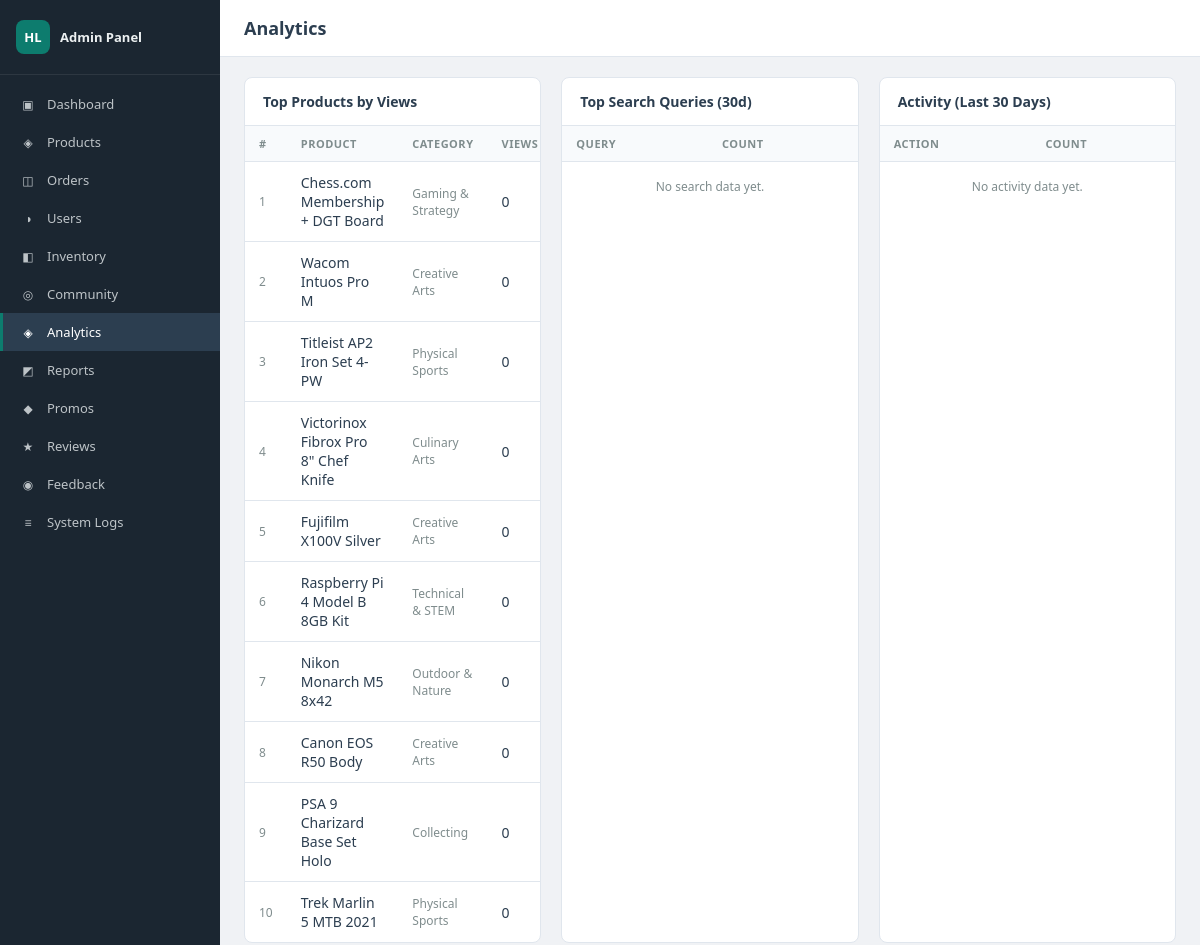
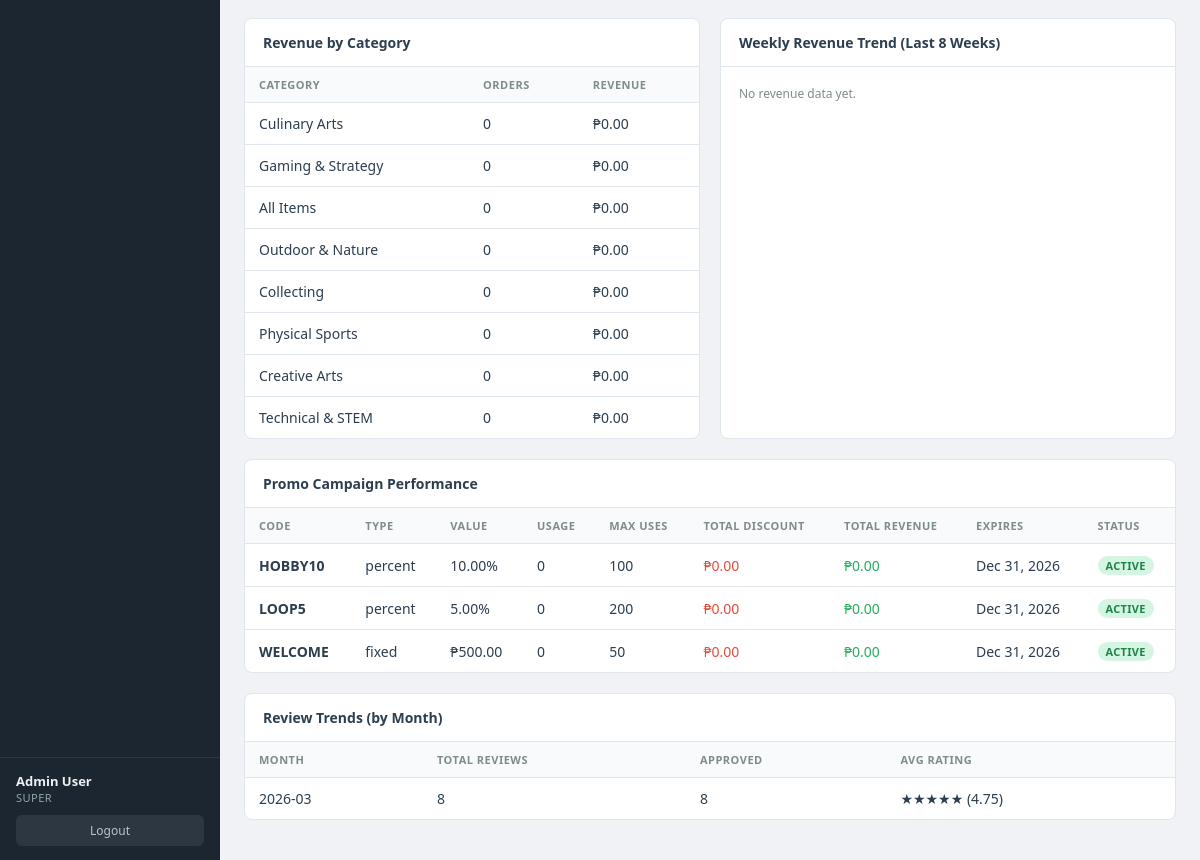
Screenshot of /admin/analytics.php (signed in) with the database file from the repository (2 pictures, top to bottom).
### tables this page shows
CREATE TABLE products (
    id INT AUTO_INCREMENT PRIMARY KEY,
    seller_id INT NOT NULL,
    category_id VARCHAR(20) NOT NULL,
    name VARCHAR(150) NOT NULL,
    description TEXT,
    price DECIMAL(10,2) NOT NULL,
    original_price DECIMAL(10,2),
    sku VARCHAR(50),
    stock_qty INT DEFAULT 1,
    condition_label VARCHAR(30) NOT NULL,
    brand VARCHAR(100),
    badge ENUM('hot','top','new') DEFAULT NULL,
    bg_gradient VARCHAR(100),
    image_url VARCHAR(500),
    rating DECIMAL(2,1) DEFAULT 0,
    review_count INT DEFAULT 0,
    is_active TINYINT(1) DEFAULT 1,
    created_at TIMESTAMP DEFAULT CURRENT_TIMESTAMP,
    updated_at TIMESTAMP DEFAULT CURRENT_TIMESTAMP ON UPDATE CURRENT_TIMESTAMP,
    FOREIGN KEY (seller_id) REFERENCES users(id),
    FOREIGN KEY (category_id) REFERENCES categories(id)
);

CREATE TABLE categories (
    id VARCHAR(20) PRIMARY KEY,
    label VARCHAR(50) NOT NULL,
    sort_order INT DEFAULT 0
);

### admin/analytics.php (the view, shortened to what this page needs)
<?php
$page_title = 'Analytics';
require_once __DIR__ . '/includes/header.php';
$top_views = $pdo->query("
    SELECT p.id, p.name, p.price, c.label AS cat_label,
           COUNT(ua.id) AS view_count
    FROM products p
    LEFT JOIN user_activity ua ON ua.target_id = p.id AND ua.action = 'product_view'
    JOIN categories c ON c.id = p.category_id
    GROUP BY p.id
    ORDER BY view_count DESC
    LIMIT 10
")->fetchAll();
$top_searches = $pdo->query("
    SELECT search_query, COUNT(*) AS cnt
    FROM user_activity
    WHERE action = 'search' AND search_query IS NOT NULL AND search_query != ''
    GROUP BY search_query
    ORDER BY cnt DESC
    LIMIT 15
")->fetchAll();
$cat_revenue = $pdo->query("
    SELECT c.label, COUNT(DISTINCT o.id) AS order_count,
           COALESCE(SUM(oi.price * oi.qty), 0) AS revenue
    FROM categories c
    LEFT JOIN products p ON p.category_id = c.id
    LEFT JOIN order_items oi ON oi.product_id = p.id
    LEFT JOIN orders o ON o.id = oi.order_id AND o.status != 'cancelled'
    GROUP BY c.id
    ORDER BY revenue DESC
")->fetchAll();
$weekly_revenue = $pdo->query("
    SELECT YEARWEEK(created_at, 1) AS yw,
           MIN(DATE(created_at)) AS week_start,
           COUNT(*) AS orders,
           COALESCE(SUM(total), 0) AS revenue
    FROM orders
    WHERE status != 'cancelled' AND created_at >= DATE_SUB(NOW(), INTERVAL 8 WEEK)
    GROUP BY yw
    ORDER BY yw ASC
")->fetchAll();
$promo_perf = $pdo->query("
    SELECT pc.code, pc.discount_type, pc.discount_value,
           pc.max_uses, pc.used_count, pc.expires_at, pc.is_active,
           COUNT(pu.id) AS usage_count,
           COALESCE(SUM(pu.discount_applied), 0) AS total_discount,
           COALESCE(SUM(o.total), 0) AS total_revenue
    FROM promo_codes pc
    LEFT JOIN promo_usage pu ON pu.promo_id = pc.id
    LEFT JOIN orders o ON o.id = pu.order_id AND o.status != 'cancelled'
    GROUP BY pc.id
    ORDER BY usage_count DESC
")->fetchAll();
$review_trends = $pdo->query("
    SELECT DATE_FORMAT(created_at, '%Y-%m') AS month,
           COUNT(*) AS total,
           SUM(CASE WHEN is_approved = 1 THEN 1 ELSE 0 END) AS approved,
           ROUND(AVG(rating), 2) AS avg_rating
    FROM reviews
    GROUP BY month
    ORDER BY month DESC
    LIMIT 6
")->fetchAll();
$activity_summary = $pdo->query("
    SELECT action, COUNT(*) AS cnt
    FROM user_activity
    WHERE created_at >= DATE_SUB(NOW(), INTERVAL 30 DAY)
    GROUP BY action
    ORDER BY cnt DESC
")->fetchAll();
require_once __DIR__ . '/includes/sidebar.php';
?>
<div class="three-col" style="margin-bottom:20px">
    <div class="card mb-0">
        <div class="card-header">Top Products by Views</div>
        <div class="table-wrap">
            <table>
                <thead><tr><th>#</th><th>Product</th><th>Category</th><th>Views</th></tr></thead>
                <tbody>
                <?php if (empty($top_views)): ?>
                    <tr><td colspan="4" class="text-center text-muted" style="padding:16px">No data yet.</td></tr>
                <?php else: ?>
                <?php foreach ($top_views as $i => $p): ?>
                <tr>
                    <td class="text-muted"><?= $i+1 ?></td>
                    <td><?= htmlspecialchars($p['name']) ?></td>
                    <td class="text-muted"><?= htmlspecialchars($p['cat_label']) ?></td>
                    <td><?= number_format($p['view_count']) ?></td>
                </tr>
                <?php endforeach; ?>
                <?php endif; ?>
                </tbody>
            </table>
        </div>
    </div>
    <div class="card mb-0">
        <div class="card-header">Top Search Queries (30d)</div>
        <div class="table-wrap">
            <table>
                <thead><tr><th>Query</th><th>Count</th></tr></thead>
                <tbody>
                <?php if (empty($top_searches)): ?>
                    <tr><td colspan="2" class="text-center text-muted" style="padding:16px">No search data yet.</td></tr>
                <?php endif; ?>
                </tbody>
            </table>
        </div>
    </div>
    <div class="card mb-0">
        <div class="card-header">Activity (Last 30 Days)</div>
        <div class="table-wrap">
            <table>
                <thead><tr><th>Action</th><th>Count</th></tr></thead>
                <tbody>
                <?php if (empty($activity_summary)): ?>
                    <tr><td colspan="2" class="text-center text-muted" style="padding:16px">No activity data yet.</td></tr>
                <?php endif; ?>
                </tbody>
            </table>
        </div>
    </div>
</div>
<div class="two-col">
    <div class="card">
        <div class="card-header">Revenue by Category</div>
        <div class="table-wrap">
            <table>
                <thead><tr><th>Category</th><th>Orders</th><th>Revenue</th></tr></thead>
                <tbody>
                <?php foreach ($cat_revenue as $c): ?>
                <tr>
                    <td><?= htmlspecialchars($c['label']) ?></td>
                    <td><?= number_format($c['order_count']) ?></td>
                    <td>₱<?= number_format($c['revenue'], 2) ?></td>
                </tr>
                <?php endforeach; ?>
                </tbody>
            </table>
        </div>
    </div>
    <div class="card">
        <div class="card-header">Weekly Revenue Trend (Last 8 Weeks)</div>
        <?php if (empty($weekly_revenue)): ?>
            <div class="card-body text-muted">No revenue data yet.</div>
        <?php endif; ?>
    </div>
</div>
<div class="card">
    <div class="card-header">Promo Campaign Performance</div>
    <div class="table-wrap">
        <table>
            <thead><tr>
                <th>Code</th><th>Type</th><th>Value</th><th>Usage</th>
                <th>Max Uses</th><th>Total Discount</th><th>Total Revenue</th><th>Expires</th><th>Status</th>
            </tr></thead>
            <tbody>
            <?php if (empty($promo_perf)): ?>
                <tr><td colspan="9" class="text-center text-muted" style="padding:16px">No promo data.</td></tr>
            <?php else: ?>
            <?php foreach ($promo_perf as $p): ?>
            <tr>
                <td><strong><?= htmlspecialchars($p['code']) ?></strong></td>
                <td><?= htmlspecialchars($p['discount_type']) ?></td>
                <td><?= $p['discount_type'] === 'percent' ? $p['discount_value'] . '%' : '₱' . number_format($p['discount_value'], 2) ?></td>
                <td><?= $p['usage_count'] ?></td>
                <td><?= $p['max_uses'] ?? '∞' ?></td>
                <td style="color:var(--red)">₱<?= number_format($p['total_discount'], 2) ?></td>
                <td style="color:var(--green)">₱<?= number_format($p['total_revenue'], 2) ?></td>
                <td><?= $p['expires_at'] ? date('M j, Y', strtotime($p['expires_at'])) : 'Never' ?></td>
                <td><span class="badge <?= $p['is_active'] && (!$p['expires_at'] || $p['expires_at'] >= date('Y-m-d')) ? 'badge-green' : 'badge-gray' ?>"><?= $p['is_active'] ? 'Active' : 'Inactive' ?></span></td>
            </tr>
            <?php endforeach; ?>
            <?php endif; ?>
            </tbody>
        </table>
    </div>
</div>
<div class="card">
    <div class="card-header">Review Trends (by Month)</div>
    <div class="table-wrap">
        <table>
            <thead><tr><th>Month</th><th>Total Reviews</th><th>Approved</th><th>Avg Rating</th></tr></thead>
            <tbody>
            <?php if (empty($review_trends)): ?>
                <tr><td colspan="4" class="text-center text-muted" style="padding:16px">No review data yet.</td></tr>
            <?php else: ?>
            <?php foreach ($review_trends as $r): ?>
            <tr>
                <td><?= $r['month'] ?></td>
                <td><?= $r['total'] ?></td>
                <td><?= $r['approved'] ?></td>
                <td>
                    <?php $stars = round($r['avg_rating']); ?>
                    <?= str_repeat('★', $stars) ?><?= str_repeat('☆', 5 - $stars) ?>
                    (<?= $r['avg_rating'] ?>)
                </td>
            </tr>
            <?php endforeach; ?>
            <?php endif; ?>
            </tbody>
        </table>
    </div>
</div>
<?php require_once __DIR__ . '/includes/footer.php'; ?>

### admin/includes/header.php (shortened to what this page needs)
<?php
$_admin_name  = htmlspecialchars($_SESSION['admin_name'] ?? 'Admin', ENT_QUOTES, 'UTF-8');
$_admin_level = htmlspecialchars($_SESSION['admin_level'] ?? '', ENT_QUOTES, 'UTF-8');
?>
<!DOCTYPE html>
<html lang="en">
<head>
    <link rel="stylesheet" href="/hobbyloop/admin/admin.css">
</head>
<body>
<div class="admin-layout">

### admin/includes/sidebar.php (shortened to what this page needs)
<?php
$_current = basename($_SERVER['PHP_SELF']);
$_nav = [
    ['file' => 'index.php',     'label' => 'Dashboard',  'icon' => '▣'],
    ['file' => 'products.php',  'label' => 'Products',   'icon' => '◈'],
    ['file' => 'orders.php',    'label' => 'Orders',     'icon' => '◫'],
    ['file' => 'users.php',     'label' => 'Users',      'icon' => '◑'],
    ['file' => 'inventory.php', 'label' => 'Inventory',  'icon' => '◧'],
    ['file' => 'community.php', 'label' => 'Community',  'icon' => '◎'],
    ['file' => 'analytics.php', 'label' => 'Analytics',  'icon' => '◈'],
    ['file' => 'reports.php',   'label' => 'Reports',    'icon' => '◩'],
    ['file' => 'promos.php',    'label' => 'Promos',     'icon' => '◆'],
    ['file' => 'reviews.php',   'label' => 'Reviews',    'icon' => '★'],
    ['file' => 'feedback.php',  'label' => 'Feedback',   'icon' => '◉'],
    ['file' => 'logs.php',      'label' => 'System Logs','icon' => '≡'],
];
?>
<aside class="sidebar">
    <div class="sidebar-brand">
        <div class="brand-logo">HL</div>
        <span class="brand-text">Admin Panel</span>
    </div>
    <nav class="sidebar-nav">
        <?php foreach ($_nav as $item): ?>
        <a href="/hobbyloop/admin/<?= $item['file'] ?>"
           class="nav-item <?= $_current === $item['file'] ? 'active' : '' ?>">
            <span class="nav-icon"><?= $item['icon'] ?></span>
            <?= $item['label'] ?>
        </a>
        <?php endforeach; ?>
    </nav>
    <div class="sidebar-footer">
        <div class="admin-info">
            <div class="admin-name"><?= $_admin_name ?></div>
            <div class="admin-level"><?= $_admin_level ?></div>
        </div>
        <a href="/hobbyloop/admin/logout.php" class="logout-btn">Logout</a>
    </div>
</aside>
<main class="main-content">
    <div class="page-header">
        <h1><?= htmlspecialchars($page_title ?? 'Dashboard', ENT_QUOTES) ?></h1>
    </div>
    <div class="content">

### admin/includes/footer.php
    </div>
</main>
</div>
</body>
</html>

### admin/admin.css (style rules this page uses)
*, *::before, *::after { box-sizing: border-box; margin: 0; padding: 0; }
:root { --sidebar-w: 220px; --teal: #0D7C6E; --teal-dark: #0a6459; --sidebar-bg: #1b2631; --sidebar-hover: #2c3e50; --sidebar-active: #0D7C6E; --text: #2c3e50; --text-light: #7f8c8d; --bg: #f0f2f5; --card-bg: #ffffff; --border: #e0e6ed; --red: #e74c3c; --green: #27ae60; --orange: #e67e22; --blue: #2980b9; }
body { font-family: 'Segoe UI', system-ui, sans-serif; font-size: 14px; color: var(--text); background: var(--bg); }
.admin-layout { display: flex; min-height: 100vh; }
.sidebar { width: var(--sidebar-w); background: var(--sidebar-bg); color: #ecf0f1; display: flex; flex-direction: column; position: fixed; top: 0; left: 0; bottom: 0; overflow-y: auto; z-index: 100; }
.sidebar-brand { display: flex; align-items: center; gap: 10px; padding: 20px 16px; border-bottom: 1px solid rgba(255,255,255,.08); }
.brand-logo { width: 34px; height: 34px; background: var(--teal); border-radius: 8px; display: flex; align-items: center; justify-content: center; font-weight: 700; font-size: 13px; color: #fff; flex-shrink: 0; }
.brand-text { font-size: 13px; font-weight: 600; color: #ecf0f1; }
.sidebar-nav { flex: 1; padding: 10px 0; }
.nav-item { display: flex; align-items: center; gap: 10px; padding: 10px 16px; color: #bdc3c7; text-decoration: none; font-size: 13px; transition: background .15s, color .15s; border-left: 3px solid transparent; }
.nav-item.active { background: var(--sidebar-hover); color: #fff; border-left-color: var(--teal); }
.nav-icon { width: 18px; text-align: center; font-size: 12px; }
.sidebar-footer { padding: 14px 16px; border-top: 1px solid rgba(255,255,255,.08); }
.admin-info { margin-bottom: 10px; }
.admin-name { font-size: 13px; font-weight: 600; color: #ecf0f1; }
.admin-level { font-size: 11px; color: #95a5a6; text-transform: uppercase; letter-spacing: .5px; }
.logout-btn { display: block; text-align: center; padding: 7px; background: rgba(255,255,255,.08); color: #bdc3c7; text-decoration: none; border-radius: 6px; font-size: 12px; transition: background .15s; }
.main-content { margin-left: var(--sidebar-w); flex: 1; display: flex; flex-direction: column; min-width: 0; }
.page-header { background: var(--card-bg); border-bottom: 1px solid var(--border); padding: 16px 24px; display: flex; align-items: center; justify-content: space-between; gap: 12px; }
.page-header h1 { font-size: 18px; font-weight: 600; }
.content { padding: 20px 24px; flex: 1; }
.card { background: var(--card-bg); border: 1px solid var(--border); border-radius: 8px; margin-bottom: 20px; overflow: hidden; }
.card-header { padding: 14px 18px; border-bottom: 1px solid var(--border); font-weight: 600; font-size: 14px; display: flex; align-items: center; justify-content: space-between; gap: 10px; }
.card-body { padding: 18px; }
.table-wrap { overflow-x: auto; }
table { width: 100%; border-collapse: collapse; }
thead th { padding: 10px 14px; text-align: left; font-size: 11px; font-weight: 600; text-transform: uppercase; letter-spacing: .5px; color: var(--text-light); border-bottom: 1px solid var(--border); background: #f8fafc; }
tbody td { padding: 11px 14px; border-bottom: 1px solid var(--border); vertical-align: middle; }
tbody tr:last-child td { border-bottom: none; }
.badge { display: inline-block; padding: 2px 8px; border-radius: 20px; font-size: 11px; font-weight: 600; text-transform: uppercase; letter-spacing: .3px; }
.badge-green { background: #d5f5e3; color: #1e8449; }
.text-center { text-align: center; }
.text-muted { color: var(--text-light); font-size: 12px; }
.mb-0 { margin-bottom: 0; }
.two-col { display: grid; grid-template-columns: 1fr 1fr; gap: 20px; }
.three-col { display: grid; grid-template-columns: 1fr 1fr 1fr; gap: 20px; }

### rows the page displays
products: name "Chess.com Membership + DGT Board", category.label "Gaming & Strategy", view_count "0"
products: name "Wacom Intuos Pro M", category.label "Creative Arts", view_count "0"
products: name "Titleist AP2 Iron Set 4-PW", category.label "Physical Sports", view_count "0"
products: name "Victorinox Fibrox Pro 8\" Chef Knife", category.label "Culinary Arts", view_count "0"
products: name "Fujifilm X100V Silver", category.label "Creative Arts", view_count "0"
products: name "Raspberry Pi 4 Model B 8GB Kit", category.label "Technical & STEM", view_count "0"
products: name "Nikon Monarch M5 8x42", category.label "Outdoor & Nature", view_count "0"
products: name "Canon EOS R50 Body", category.label "Creative Arts", view_count "0"
products: name "PSA 9 Charizard Base Set Holo", category.label "Collecting", view_count "0"
products: name "Trek Marlin 5 MTB 2021", category.label "Physical Sports", view_count "0"

### other values shown
$item['icon'] "▣"
$item['label'] "Dashboard"
$item['icon'] "◈"
$item['label'] "Products"
$item['icon'] "◫"
$item['label'] "Orders"
$item['icon'] "◑"
$item['label'] "Users"
$item['icon'] "◧"
$item['label'] "Inventory"
$item['icon'] "◎"
$item['label'] "Community"
$item['label'] "Analytics"
$item['icon'] "◩"
$item['label'] "Reports"
